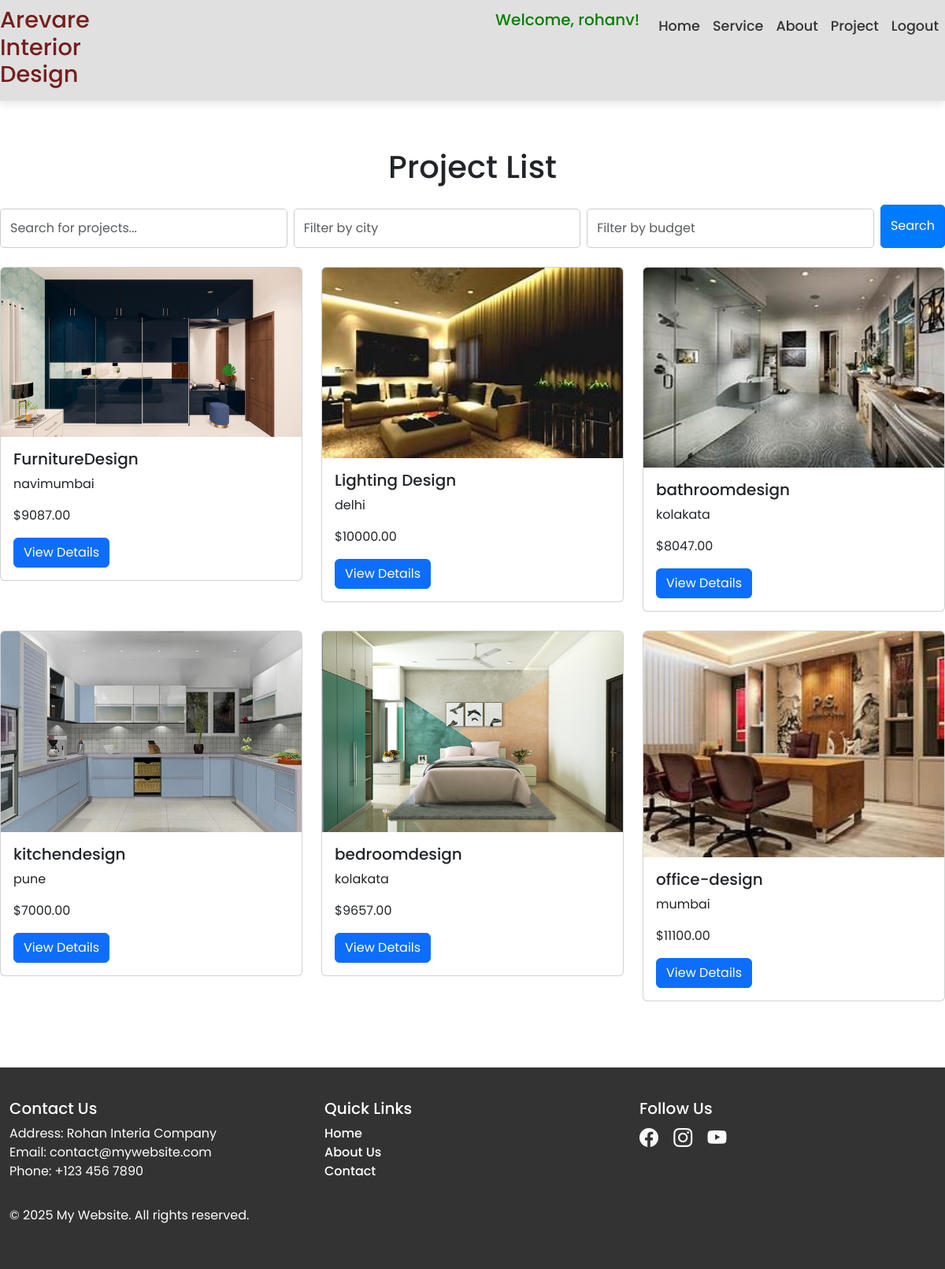
The app's page /project_list/ (signed in) with its own data.
### users/models.py (models this page shows)
class CustomUser(AbstractUser):
    email = models.EmailField(unique=True)

### project/models.py (models this page shows, shortened)
class ConstructionProject(models.Model):
    project_name = models.CharField(max_length=255)
    start_date = models.DateField()
    end_date = models.DateField()
    location = models.CharField(max_length=255)
    budget = models.DecimalField(max_digits=12, decimal_places=2)
    description = models.CharField(max_length=200)
    image = models.ImageField(upload_to='project/', blank=True, null=True, verbose_name="Project Image")

### project/views.py (the view)
# urls.py: path('project_list/', views.project_list, name='project_list'),
def project_list(request):
    query = request.GET.get('q', '')  # Get the search query from the GET request
    city = request.GET.get('city', '')  # Get the city filter from the GET request
    budget = request.GET.get('budget', '')  # Get the budget filter from the GET request
    projects = ConstructionProject.objects.all()
    if query:
        projects = projects.filter(project_name__icontains=query)  # Case-insensitive search
    if city:
        projects = projects.filter(location__icontains=city)  # Filter by city (location)
    if budget:
        try:
            budget_value = float(budget)  # Convert the budget to a float
            projects = projects.filter(budget__lte=budget_value)  # Filter by budget (less than or equal to)
        except ValueError:
            messages.error(request, "Please enter a valid numeric value for the budget.")
    return render(request, 'project/project_list.html', {
        'projects': projects,
        'query': query,
        'city': city,
        'budget': budget  # Pass all filter values to keep them in the form
    })

### templates/project/project_list.html (shortened to what this page needs)
{% extends 'base.html' %}
{% block content %}
<h1 class="mb-4 text-center">Project List</h1>
<form method="get" action="{% url 'project_list' %}" class="d-flex mb-4">
    <input type="text" class="form-control me-2" name="q" value="{{ query }}" placeholder="Search for projects...">
    <input type="text" class="form-control me-2" name="city" value="{{ city }}" placeholder="Filter by city">
    <input type="number" class="form-control me-2" name="budget" value="{{ budget }}" placeholder="Filter by budget">
    <button type="submit" class="btn btn-primary">Search</button>
</form>
<div class="row">
    {% for project in projects %}
    <div class="col-md-4 mb-4">
        <div class="card">
            <img src="{{ project.image.url }}" class="card-img-top" alt="{{ project.project_name }}">
            <div class="card-body">
                <h5 class="card-title">{{ project.project_name }}</h5>
                <p class="card-text">{{ project.location }}</p>
                <p class="card-text">${{ project.budget }}</p>
                {% if user.is_authenticated %}
                    <a href="{{ project.id }}/" class="btn btn-primary">View Details</a>
                {% else %}
                    <a href="{% url 'login' %}" class="btn btn-primary">View Details</a>
                {% endif %}
            </div>
        </div>
    </div>
    {% endfor %}
</div>
{% endblock %}

### templates/base.html (shortened to what this page needs)
{% load static %}
<!DOCTYPE html>
<html lang="en">
<head>
    <link rel="stylesheet" href="{% static 'css/styles.css' %}">
    <link rel="stylesheet" href="{% static 'css/style.css' %}">
    <link rel="stylesheet" href="{% static 'css/stylese.css' %}">
    <link rel="stylesheet" href="{% static 'css/all.css' %}">
    <link href="https://cdn.jsdelivr.net/npm/bootstrap-icons/font/bootstrap-icons.css" rel="stylesheet">
    <link href="https://cdn.jsdelivr.net/npm/bootstrap@5.3.0-alpha1/dist/css/bootstrap.min.css" rel="stylesheet">
    <link rel="stylesheet" href="https://cdnjs.cloudflare.com/ajax/libs/font-awesome/5.15.4/css/all.min.css">
</head>
<body>
    <header>
        <nav class="navbar navbar-expand-lg">
                <div id="navbarNav" class="collapse navbar-collapse">
                    <ul class="navbar-nav ms-auto">
                         <h1 class="nav-link1">Arevare Interior Design</h1>
                        {% if user.is_authenticated %}
                        <h4 class="navbar-brand" style="color: green;">Welcome, {{ user.username }}!</h4>
                        {% if request.user.is_staff %}
                        <a class="nav-link active" href="{% url 'booking:admin_dashboard' %}">Admin Dashboard</a>
                        <li class="nav-item"><a class="nav-link active" href="{% url 'admin_logout' %}">Logout</a></li>
                        {% else %}
                        <li class="nav-item"><a class="nav-link" href="{% url 'home2' %}">Home</a></li>
                        <li class="nav-item"><a class="nav-link" href="{% url 'home1' %}">Service</a></li>
                        <li class="nav-item"><a class="nav-link" href="{% url 'about' %}">About</a></li>
                        <li class="nav-item"><a class="nav-link" href="{% url 'project_list' %}">Project</a></li>
                        <li class="nav-item"><a class="nav-link" href="{% url 'logout' %}">Logout</a></li>
                        {% endif %}
                        {% endif %}
                    </ul>
                </div>
        </nav>
    </header>
    <section class="content-section">
        {% block content %}{% endblock %}
    </section>
    <footer>
        <div class="container">
            <div class="row">
                <div class="col-md-4 mb-3">
                    <h5>Contact Us</h5>
                    <p>
                        Address: Rohan Interia Company<br>
                        Email: contact@mywebsite.com<br>
                        Phone: +123 456 7890
                    </p>
                </div>
                <div class="col-md-4 mb-3">
                    <h5>Quick Links</h5>
                    <ul class="list-unstyled">
                        <li><a href="{% url 'project_list' %}" class="text-white">Home</a></li>
                        <li><a href="{% url 'about' %}" class="text-white">About Us</a></li>
                        <li><a href="{% url 'contact' %}" class="text-white">Contact</a></li>
                    </ul>
                </div>
                <div class="col-md-4 mb-3">
                    <h5>Follow Us</h5>
                    <div class="social-icons">
                        <a href="https://facebook.com" target="_blank"><i class="bi bi-facebook"></i></a>
                        <a href="https://instagram.com" target="_blank"><i class="bi bi-instagram"></i></a>
                        <a href="https://youtube.com" target="_blank"><i class="bi bi-youtube"></i></a>
                    </div>
                </div>
            </div>
            <p>&copy; 2025 My Website. All rights reserved.</p>
        </div>
    </footer>
</body>
</html>

### static/css/styles.css (style rules this page uses)
.nav-link { font-size: 16px; }
.navbar-nav .nav-link { color: #ffffff; font-size: 20px; transition: all 0.3s ease; }
body, html { margin: 0; padding: 0; height: 100%; }
input.form-control { border-radius: 5px; border: 1px solid #ccc; padding: 12px; margin-top: 5px; transition: border-color 0.3s ease, box-shadow 0.3s ease; }
button[type="submit"] { background-color: #007bff; color: white; border-radius: 5px; padding: 12px; font-size: 16px; transition: background-color 0.3s ease; }
a { color: #007bff; text-decoration: none; font-weight: 500; }

### static/css/style.css (style rules this page uses)
body { font-family: Arial, sans-serif; }
.container { margin-top: 50px; }

### static/css/stylese.css (style rules this page uses)
:root { --font-family: "Poppins", sans-serif; --font-color-primary: #fff; --font-color-secundary: #1680ac; --font-color-menu: #222; --bg-primary: #2696e9; --bg-secundary: #fff; }
* { margin: 0; padding: 0; box-sizing: border-box; font-family: var(--font-family); }

### templates/base.html (style rules this page uses)
.navbar { position: sticky; top: 0; z-index: 1000; background: rgba(255, 255, 255, 0.85); backdrop-filter: blur(10px); box-shadow: 0 4px 10px rgba(0, 0, 0, 0.1); transition: background 0.3s ease; }
.navbar-nav .nav-link { color: #333; font-size: 1.1rem; font-weight: 500; padding: 12px 18px; position: relative; transition: all 0.3s ease; }
.navbar-nav .nav-link1 { color:#751e1e; font-size: 1.8rem; padding-right: 28rem; }
footer { background-color: #333; color: #fff; padding: 40px 0; }
footer h5 { color: #fff; }
footer a { color: #f8f9fa; text-decoration: none; }
footer .social-icons i { font-size: 1.5rem; margin-right: 15px; color: #f8f9fa; transition: color 0.3s ease; }
.container { max-width: 1200px; margin: 0 auto; }
.content-section { padding: 60px 0; }

### records on screen
CustomUser: username "rohanv"
ConstructionProject: image (picture), project_name "FurnitureDesign", location "navimumbai", budget "9087.00"
ConstructionProject: image (picture), project_name "Lighting Design", location "delhi", budget "10000.00"
ConstructionProject: image (picture), project_name "bathroomdesign", location "kolakata", budget "8047.00"
ConstructionProject: image (picture), project_name "kitchendesign", location "pune", budget "7000.00"
ConstructionProject: image (picture), project_name "bedroomdesign", location "kolakata", budget "9657.00"
ConstructionProject: image (picture), project_name "office-design", location "mumbai", budget "11100.00"
